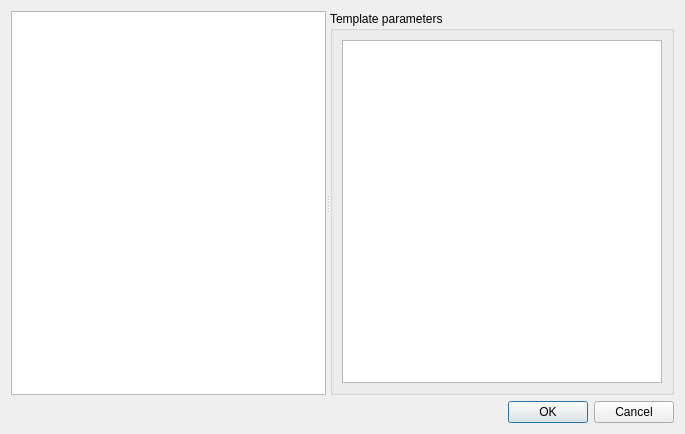
<?xml version="1.0" encoding="UTF-8"?>
<ui version="4.0">
 <class>Dialog</class>
 <widget class="QDialog" name="Dialog">
  <property name="geometry">
   <rect>
    <x>0</x>
    <y>0</y>
    <width>685</width>
    <height>434</height>
   </rect>
  </property>
  <property name="windowTitle">
   <string>Template manager</string>
  </property>
  <layout class="QGridLayout" name="gridLayout">
   <item row="0" column="0">
    <widget class="QSplitter" name="splitter">
     <property name="orientation">
      <enum>Qt::Horizontal</enum>
     </property>
     <property name="childrenCollapsible">
      <bool>false</bool>
     </property>
     <widget class="QTreeView" name="templateView">
      <property name="contextMenuPolicy">
       <enum>Qt::CustomContextMenu</enum>
      </property>
      <attribute name="headerVisible">
       <bool>false</bool>
      </attribute>
     </widget>
     <widget class="QGroupBox" name="parameters">
      <property name="title">
       <string>Template parameters</string>
      </property>
      <layout class="QVBoxLayout" name="verticalLayout">
       <item>
        <widget class="QTableView" name="paramTable">
         <property name="wordWrap">
          <bool>false</bool>
         </property>
         <attribute name="horizontalHeaderHighlightSections">
          <bool>false</bool>
         </attribute>
         <attribute name="horizontalHeaderStretchLastSection">
          <bool>true</bool>
         </attribute>
        </widget>
       </item>
      </layout>
     </widget>
    </widget>
   </item>
   <item row="1" column="0">
    <widget class="QDialogButtonBox" name="buttonBox">
     <property name="orientation">
      <enum>Qt::Horizontal</enum>
     </property>
     <property name="standardButtons">
      <set>QDialogButtonBox::Cancel|QDialogButtonBox::Ok</set>
     </property>
    </widget>
   </item>
  </layout>
 </widget>
 <resources/>
 <connections>
  <connection>
   <sender>buttonBox</sender>
   <signal>accepted()</signal>
   <receiver>Dialog</receiver>
   <slot>accept()</slot>
   <hints>
    <hint type="sourcelabel">
     <x>248</x>
     <y>254</y>
    </hint>
    <hint type="destinationlabel">
     <x>157</x>
     <y>274</y>
    </hint>
   </hints>
  </connection>
  <connection>
   <sender>buttonBox</sender>
   <signal>rejected()</signal>
   <receiver>Dialog</receiver>
   <slot>reject()</slot>
   <hints>
    <hint type="sourcelabel">
     <x>316</x>
     <y>260</y>
    </hint>
    <hint type="destinationlabel">
     <x>286</x>
     <y>274</y>
    </hint>
   </hints>
  </connection>
 </connections>
</ui>
